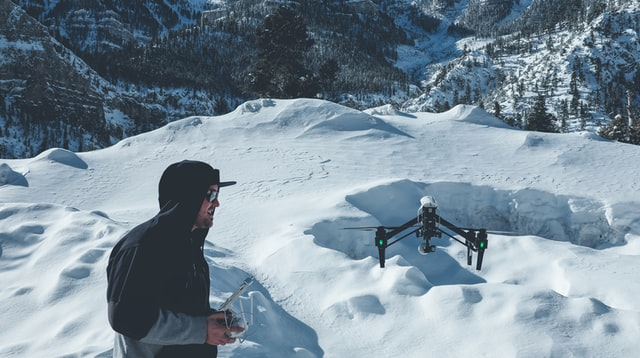
#> input picture presentation_drone_input.jpg, 640 x 358 px; its folder holds only this picture in this run
$ python -i make_coords.py   (imports and definitions only)
#> lines starting #> are read from the running program, lines starting #| are printed output that depends on the picture; after the words box and inside, x2 and y2 are one past the last pixel; in counts of white or black regions, pixels touching at a corner belong together
#> further down, picture is the input picture: shape (358, 640, 3); mean B, G, R 153.1, 140.6, 123.1
from pathlib import Path

import cv2


TARGET_HEIGHT = 200
IMAGES_DIRECTORY = Path("M-to-PY_Skel/original")
IMAGE_EXTENSIONS = {".png", ".jpg", ".jpeg", ".bmp", ".tif", ".tiff", ".webp"}


def extract_contours(image, target_height=TARGET_HEIGHT):
    """Resize input image and extract external contours from Canny edges."""
#> called with target_height = 200
    if image is None:
        raise ValueError("Input image cannot be None.")
    if image.ndim < 2:
        raise ValueError("Input image must be at least 2D.")
    if target_height <= 0:
        raise ValueError("target_height must be positive.")

    src_h, src_w = image.shape[:2]
#> src_h = 358; src_w = 640
    target_width = max(1, int(target_height * (src_w / src_h)))
#> target_width = 357

    resized = cv2.resize(image, (target_width, target_height), interpolation=cv2.INTER_AREA)
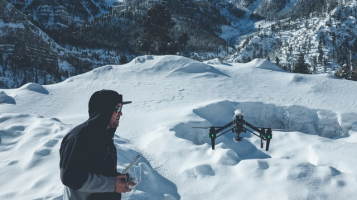
#> resized: shape (200, 357, 3); mean B, G, R 153.1, 140.6, 123.1
    gray = cv2.cvtColor(resized, cv2.COLOR_BGR2GRAY)
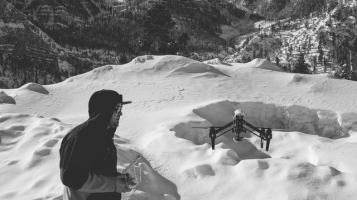
#> gray: shape (200, 357); min 37, max 245, mean 136.8
    edges = cv2.Canny(gray, threshold1=30, threshold2=100)
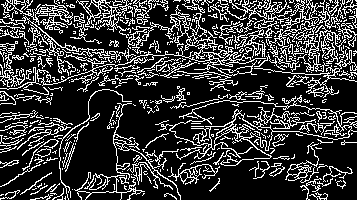
#> edges: shape (200, 357); 22.7% white in thin lines or dots

    contours, _ = cv2.findContours(edges, cv2.RETR_EXTERNAL, cv2.CHAIN_APPROX_SIMPLE)
#> contours = 433 contours, 394 with area under 20; largest, box (x1, y1, x2, y2) and area: (155, 95, 357, 166) 5234, (0, 5, 266, 95) 956, (76, 0, 133, 38) 417, (1, 0, 73, 30) 316, (292, 25, 346, 72) 306
    return contours, edges.shape[0]


def write_contours_txt(contours, height, output_path):
    """Write contour coordinates in the legacy y-flipped format."""
    with output_path.open("w", encoding="utf-8") as handle:
        for contour in contours:
            points = contour.reshape(-1, 2)
            for x, y in points:
                handle.write(f"{float(x):.7e} {float(height - y):.7e}\n")


def process_directory(images_directory=IMAGES_DIRECTORY, target_height=TARGET_HEIGHT):
    if not images_directory.exists():
        raise FileNotFoundError(f"Directory not found: {images_directory}")

    for image_path in sorted(images_directory.iterdir()):
        if image_path.suffix.lower() not in IMAGE_EXTENSIONS:
            continue

        image = cv2.imread(str(image_path))
        if image is None:
            # Keep batch processing resilient if one file is unreadable.
            continue

        contours, height = extract_contours(image, target_height=target_height)
        output_path = image_path.with_suffix(".txt")
        write_contours_txt(contours, height, output_path)


# [2 lines not run here, left out]

>>> import cv2
>>> picture = cv2.imread('../../../../presentation_drone_input.jpg')
>>> result = extract_contours(picture)

$ run again, on drone_benchmark_input.png
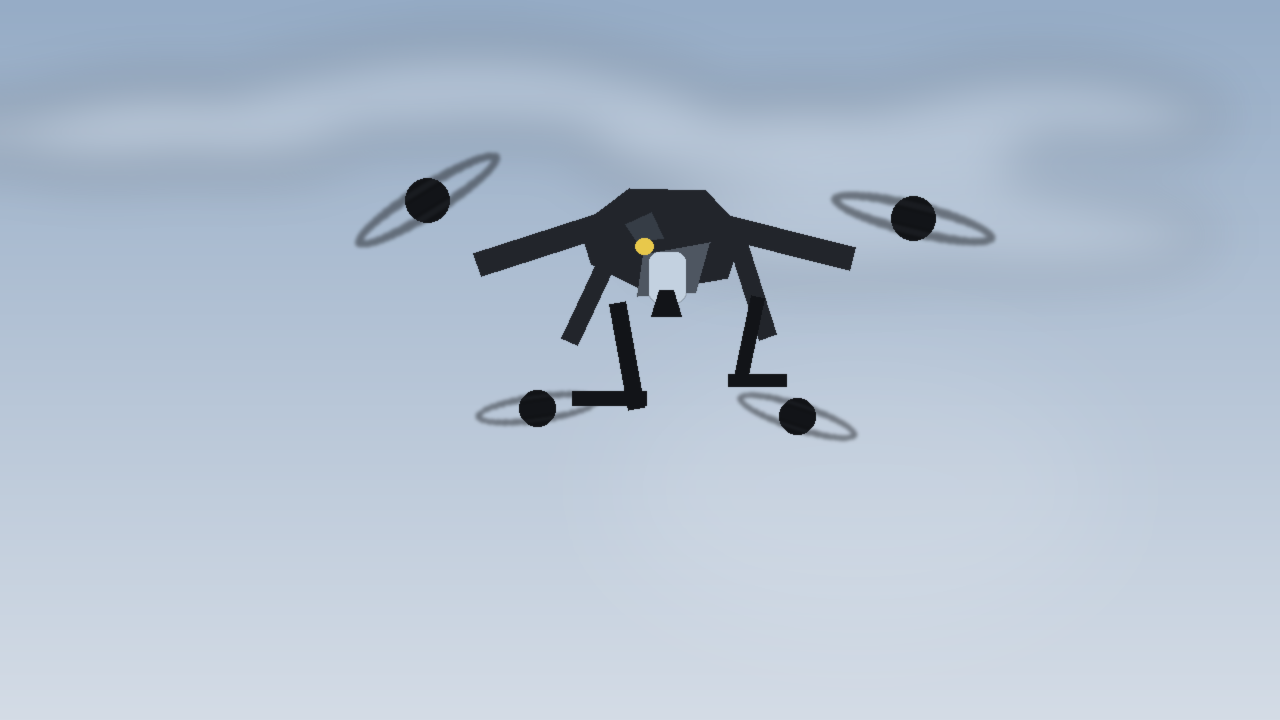
#> input picture drone_benchmark_input.png, 1280 x 720 px
#> picture is the input picture: shape (720, 1280, 3); mean B, G, R 207, 190.5, 176.8
#> in extract_contours, `gray = cv2.cvtColor(resized, cv2.COLOR_BGR2GRAY)`:
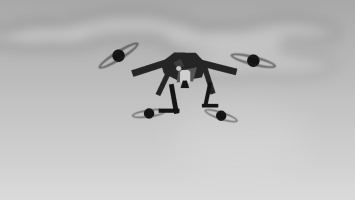
#> gray: shape (200, 355); min 19, max 218, mean 188.3
#> in extract_contours, `edges = cv2.Canny(gray, threshold1=30, threshold2=100)`:
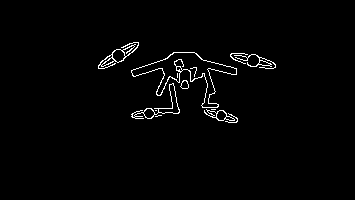
#> edges: shape (200, 355); 1.7% white in thin lines or dots, all inside (x1, y1, x2, y2) = (98, 42, 276, 123)
#> contours = 11 contours, 5 with area under 20; largest, box (x1, y1, x2, y2) and area: (131, 52, 237, 108) 1704, (131, 83, 180, 119) 302, (98, 42, 139, 69) 241, (204, 109, 235, 121) 145, (234, 54, 276, 69) 53, (180, 80, 189, 89) 49

$ run again, on hh8v8sig_drone-generic-getty_625x300_02_February_23.webp
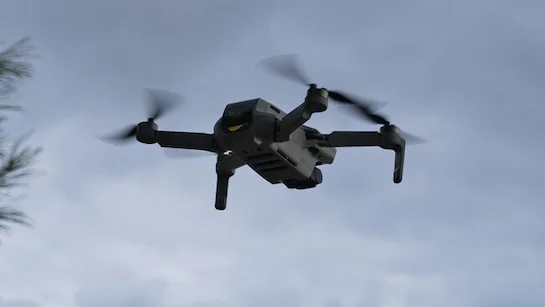
#> input picture hh8v8sig_drone-generic-getty_625x300_02_February_23.webp, 545 x 307 px
#> picture is the input picture: shape (307, 545, 3); mean B, G, R 180.4, 159.9, 147
#> in extract_contours, `gray = cv2.cvtColor(resized, cv2.COLOR_BGR2GRAY)`:
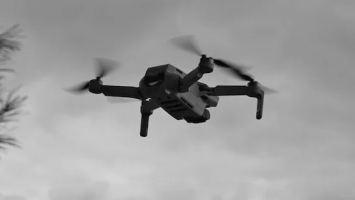
#> gray: shape (200, 355); min 3, max 213, mean 158.4
#> in extract_contours, `edges = cv2.Canny(gray, threshold1=30, threshold2=100)`:
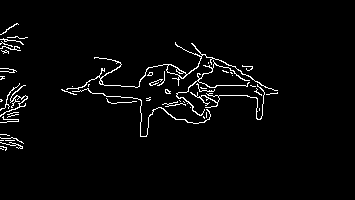
#> edges: shape (200, 355); 2.9% white in thin lines or dots, all inside (x1, y1, x2, y2) = (0, 23, 278, 151)
#> contours = 51 contours, 46 with area under 20; largest, box (x1, y1, x2, y2) and area: (66, 42, 278, 91) 238, (176, 60, 250, 116) 59, (0, 85, 28, 117) 36, (190, 84, 265, 120) 32, (72, 88, 211, 137) 31
